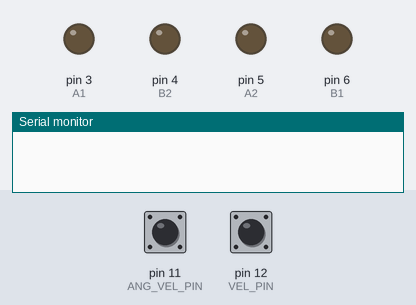
Bench run of a sketch on a simulated Arduino Uno, built with avr-gcc and run on an emulated ATmega328P. Shown: output pins drawn as LEDs (lit = HIGH), the last lines printed to the serial monitor. The inputs (shaded band) are chosen by the test bench; at power-on: pin 11 (ANG_VEL_PIN) LOW, pin 12 (VEL_PIN) LOW.

Above: at 1.2 s.
1.3 s: pin 11 (ANG_VEL_PIN) pulsed HIGH 5 times (0.12 s each, 0.3 s apart)
At 3.7 s:
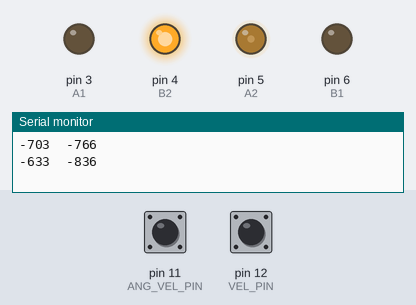
5.8 s: pin 12 (VEL_PIN) pulsed HIGH 5 times (0.12 s each, 0.3 s apart)
At 7.3 s:
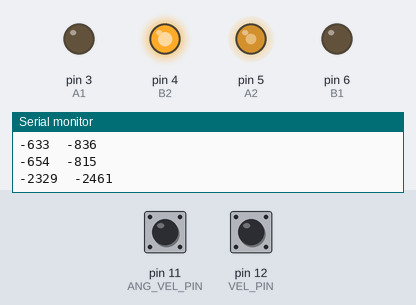
Timing chart, 0 to 44.0 s (numbered marks = the images above; inputs shaded):
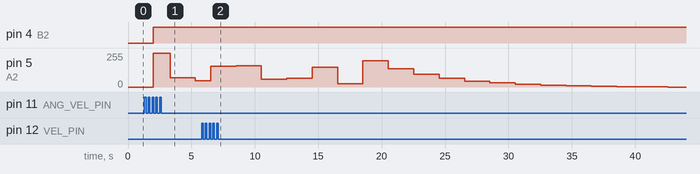

The sketch:

car_rf.ino
```cpp
#define VEL_PIN 12
#define ANG_VEL_PIN 11
#define A1 3
#define A2 5
#define B1 6
#define B2 4

#define K 0.3

#define VEL_THRESHOLD 1470
#define ANG_VEL_THRESHOLD 1460
#define MOVE_THRESHOLD 10

#define WHEEL_DIAM 0.064 // m
#define WHEEL_LEN 0.085 // m

int vel = 0;
int ang_vel = 0;

void move_motor(int num, int val){
  if (num == 1){
    if (val < 0){
      digitalWrite(A1,LOW);
      analogWrite(A2,abs(val));
    }
    else{
      digitalWrite(A2,LOW);
      analogWrite(A1,val);
    }
  }
  else{
    if (val < 0){
      digitalWrite(B1,LOW);
      analogWrite(B2,abs(val));
    }
    else{
      digitalWrite(B2,LOW);
      analogWrite(B1,val);
    }
  }
}

void move_motors(int left_val, int right_val){
  move_motor(0,left_val);
  move_motor(1,right_val);
}

int find_vl(int vel, int ang_vel){
  return (2*vel - WHEEL_LEN*ang_vel)/4;
}

int find_vr(int vel, int ang_vel){
  return (2*vel + WHEEL_LEN*ang_vel)/4;
}

void setup() {
  Serial.begin(9600);
  pinMode(VEL_PIN, INPUT);
  pinMode(ANG_VEL_PIN, INPUT);
  pinMode(A1,OUTPUT);
  pinMode(A2,OUTPUT);
  pinMode(B1,OUTPUT);
  pinMode(B2,OUTPUT);
}

void loop() {
  int new_ang_vel = pulseIn(ANG_VEL_PIN, HIGH);
  float err = new_ang_vel - ang_vel;
  ang_vel += K*err;

  int new_vel = pulseIn(VEL_PIN, HIGH);
  err = new_vel - vel;
  vel += K*err;

  int v = vel - VEL_THRESHOLD;
  int w = ang_vel - ANG_VEL_THRESHOLD;

  int left_vel = find_vl(v, w);
  int right_vel = find_vr(v, w);

  move_motors(left_vel, right_vel);

  Serial.print(left_vel);
  Serial.print('\t');
  Serial.print(right_vel);
  Serial.println('\t');

  delay(1);
}
```
